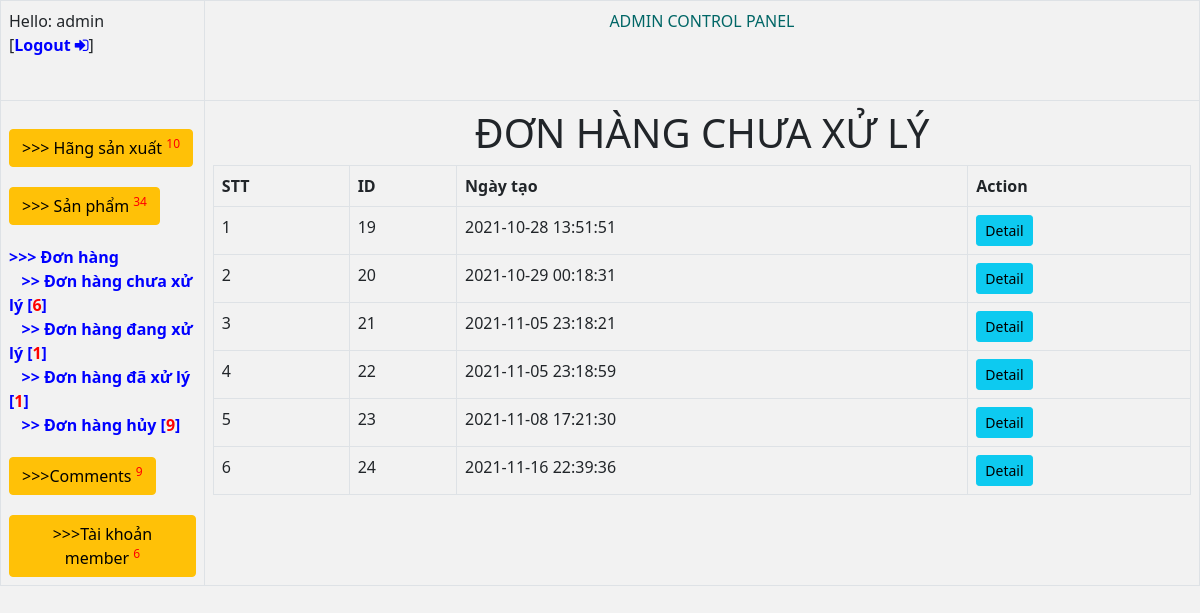
The page /admin/index.php?option=order&status=1 (signed in) on the database its author committed.
### tables this page shows
CREATE TABLE `orders` (
  `id` int(11) NOT NULL,
  `ordermethodid` int(11) NOT NULL,
  `memberid` int(11) NOT NULL,
  `orderdate` datetime NOT NULL DEFAULT current_timestamp(),
  `status` tinyint(1) NOT NULL DEFAULT 1 COMMENT '1: Chưa xử lý; 2: Đang xử lý; 3: Đã xử lý; 4: Hủy',
  `name` varchar(25) NOT NULL,
  `address` varchar(150) NOT NULL,
  `mobile` varchar(12) NOT NULL,
  `email` varchar(30) NOT NULL,
  `note` varchar(200) NOT NULL
);

### admin/orders/showorders.php (the view, shortened to what this page needs)
<?php
$status=$_GET['status'];
	$query = "select * from orders where status=$status";
	$result = $connect->query($query);
 ?>
<h1>ĐƠN HÀNG <?=$status==1?'CHƯA XỬ LÝ':($status==2?'ĐANG XỬ LÝ':($status==3?'ĐÃ XỬ LÝ':'HỦY'))?></h1>
<table class="table table-bordered">
	<thead>
		<tr>
			<thead>
				<th>STT</th>
				<th>ID</th>
				<th>Ngày tạo</th>
				<th>Action</th>
			</thead>
			<tbody>
				<?php $count=1;?>
				<?php foreach($result as $item): ?>
					<tr>
						<td><?=$count++?></td>
						<td><?=$item['id']?></td>
						<td><?=$item['orderdate']?></td>
						<td>
							<a class="btn btn-sm btn-info" href="?option=orderdetail&id=<?=$item['id']?>">Detail</a>
						</td>
					</tr>
		 		<?php endforeach; ?>
			</tbody>
		</tr>
	</thead>
</table>

### admin/css.css (style rules this page uses)
h1 { text-align: center; }

### admin/orders/showorders.php (style rules this page uses)
a { text-decoration: none; font-weight: bold ; color: blue; }

### rows shown on the page
orders: id "19", orderdate "2021-10-28 13:51:51"
orders: id "20", orderdate "2021-10-29 00:18:31"
orders: id "21", orderdate "2021-11-05 23:18:21"
orders: id "22", orderdate "2021-11-05 23:18:59"
orders: id "23", orderdate "2021-11-08 17:21:30"
orders: id "24", orderdate "2021-11-16 22:39:36"

### other values the page prints
$_SESSION['admin'] "admin"
$xulyhangsx "10"
$xulysanpham "34"
$chuaXuLy "6"
$dangXuLy "1"
$daXuLy "1"
$huy "9"
$xulycomments "9"
$xulyaccountmember "6"
